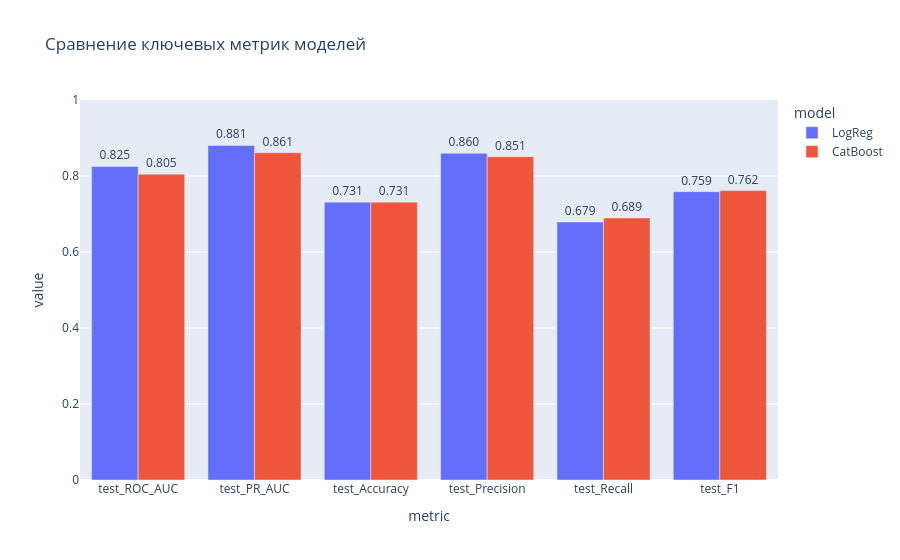

Notebook source saved alongside this figure:
### Code cell
# Визуализация сохраненных метрик (устойчиво к разным ключам JSON)
# Берем только общие и числовые метрики для честного сравнения.
metric_order = [
    'test_ROC_AUC',
    'test_PR_AUC',
    'test_Accuracy',
    'test_Precision',
    'test_Recall',
    'test_F1',
]

available_metrics = [
    m for m in metric_order
    if m in metrics_df.columns and pd.api.types.is_numeric_dtype(metrics_df[m])
]

if not available_metrics:
    raise ValueError('Не найдены общие числовые метрики для сравнения.')

metrics_plot_df = metrics_df[['model'] + available_metrics].copy()
metrics_long = metrics_plot_df.melt(id_vars='model', var_name='metric', value_name='value')

fig = px.bar(
    metrics_long,
    x='metric', y='value', color='model', barmode='group', text='value',
    category_orders={'metric': available_metrics},
    title='Сравнение ключевых метрик моделей'
)
fig.update_traces(texttemplate='%{text:.3f}', textposition='outside')
fig.update_layout(yaxis=dict(range=[0, 1]))
fig.show()

# Условия оценки показываются отдельно от финальных test-метрик.
evaluation_context_cols = [
    'model', 'threshold', 'threshold_strategy', 'threshold_fallback_used',
    'Feature Scenario', 'N Features', 'split_strategy',
]
display(metrics_df[evaluation_context_cols])

### Figure 1 — Plotly figure (JSON) as saved in the notebook; plotly's stock layout.template omitted (floating-point values rounded to 4 significant figures)
{"data": [{"alignmentgroup": "True", "hovertemplate": "model=LogReg<br>metric=%{x}<br>value=%{text}<extra></extra>", "legendgroup": "LogReg", "marker": {"color": "#636efa", "pattern": {"shape": ""}}, "name": "LogReg", "offsetgroup": "LogReg", "orientation": "v", "showlegend": true, "text": [0.825, 0.8806, 0.7311, 0.86, 0.6789, 0.7588], "textposition": "outside", "texttemplate": "%{text:.3f}", "type": "bar", "x": ["test_ROC_AUC", "test_PR_AUC", "test_Accuracy", "test_Precision", "test_Recall", "test_F1"], "xaxis": "x", "y": [0.825, 0.8806, 0.7311, 0.86, 0.6789, 0.7588], "yaxis": "y"}, {"alignmentgroup": "True", "hovertemplate": "model=CatBoost<br>metric=%{x}<br>value=%{text}<extra></extra>", "legendgroup": "CatBoost", "marker": {"color": "#EF553B", "pattern": {"shape": ""}}, "name": "CatBoost", "offsetgroup": "CatBoost", "orientation": "v", "showlegend": true, "text": [0.8049, 0.8612, 0.7311, 0.8506, 0.6895, 0.7616], "textposition": "outside", "texttemplate": "%{text:.3f}", "type": "bar", "x": ["test_ROC_AUC", "test_PR_AUC", "test_Accuracy", "test_Precision", "test_Recall", "test_F1"], "xaxis": "x", "y": [0.8049, 0.8612, 0.7311, 0.8506, 0.6895, 0.7616], "yaxis": "y"}], "layout": {"barmode": "group", "legend": {"title": {"text": "model"}, "tracegroupgap": 0}, "title": {"text": "Сравнение ключевых метрик моделей"}, "xaxis": {"anchor": "y", "categoryarray": ["test_ROC_AUC", "test_PR_AUC", "test_Accuracy", "test_Precision", "test_Recall", "test_F1"], "categoryorder": "array", "domain": [0, 1], "title": {"text": "metric"}}, "yaxis": {"anchor": "x", "domain": [0, 1], "range": [0, 1], "title": {"text": "value"}}}}
